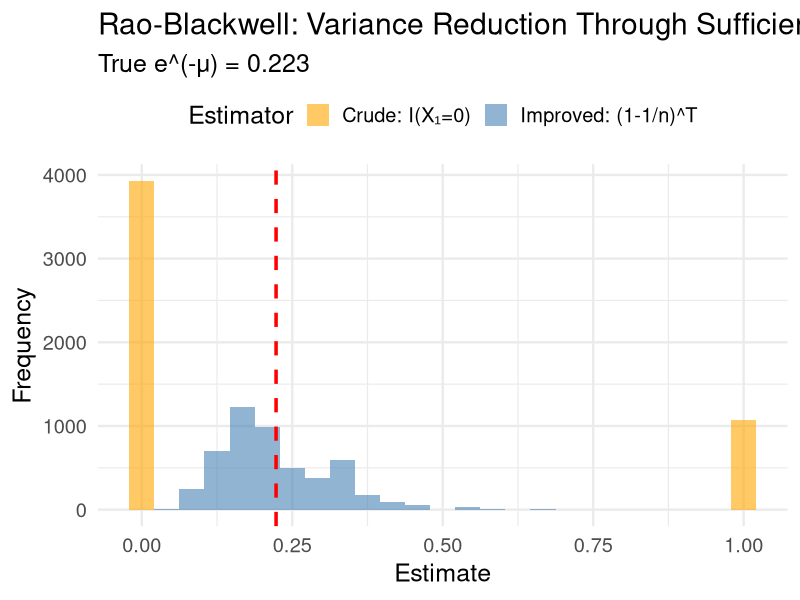

Recreate this plot in R.
## ---- chunk 1
#| label: setup
#| include: false
library(tidyverse)
set.seed(42)
theme_set(theme_minimal(base_size = 18))
## ---- chunk 2
# Two samples with same mean but different maxima
data_A <- c(2, 4, 6, 8)  # mean = 5, max = 8
data_B <- c(1, 4, 5, 10) # mean = 5, max = 10

cat("Dataset A: mean =", mean(data_A), ", max =", max(data_A), "\n")
cat("Dataset B: mean =", mean(data_B), ", max =", max(data_B), "\n")
## ---- chunk 3
#| code-fold: true
#| fig-height: 4.5
set.seed(42)
mu_true <- 1.5; n <- 10; n_sims <- 5000

poisson_sim <- tibble(sim = 1:n_sims) |> 
  mutate(
    data = map(sim, \(s) rpois(n, mu_true)),
    T_sum = map_dbl(data, sum),
    crude_U = map_dbl(data, \(d) as.numeric(d[1] == 0)),
    improved_U = (1 - 1/n)^T_sum
  )

poisson_sim |> 
  select(crude_U, improved_U) |> 
  pivot_longer(everything(), names_to = "Estimator", values_to = "Estimate") |> 
  mutate(Estimator = ifelse(Estimator == "crude_U", "Crude: I(X₁=0)", "Improved: (1-1/n)^T")) |> 
  ggplot(aes(x = Estimate, fill = Estimator)) +
  geom_histogram(bins = 25, alpha = 0.6, position = "identity") +
  geom_vline(xintercept = exp(-mu_true), color = "red", linetype = "dashed", linewidth = 1.2) +
  labs(title = "Rao-Blackwell: Variance Reduction Through Sufficiency",
       subtitle = paste0("True e^(-μ) = ", round(exp(-mu_true), 3)), x = "Estimate", y = "Frequency") +
  scale_fill_manual(values = c("orange", "steelblue")) +
  theme(legend.position = "top")
## ---- chunk 4
#| echo: false
#| fig-height: 3
library(DiagrammeR)

grViz("
digraph connections {
  graph [rankdir = LR, bgcolor = transparent]
  node [shape = box, style = filled, fontsize = 14]
  
  MLE [label = 'MLE', fillcolor = lightblue]
  Suff [label = 'Sufficient\\nStatistic T', fillcolor = lightyellow]
  MVUE [label = 'MVUE', fillcolor = darkseagreen1]
  
  MLE -> Suff [label = 'is function of', fontsize = 10]
  Suff -> MVUE [label = 'if complete,\\nunbiased function is', fontsize = 10]
  MLE -> MVUE [label = 'asymptotically\\n(large n)', style = dashed, fontsize = 10]
}
")
